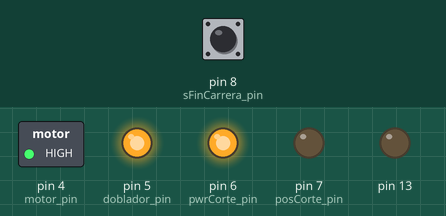
Simulated run of this sketch. Board: Arduino Uno, built with avr-gcc and run on an emulated ATmega328P. On the bench: switched loads named in the sketch (green lamp = pin HIGH), output pins drawn as LEDs (lit = HIGH). The test bench sets the inputs (shaded band); at power-on: pin 8 (sFinCarrera_pin) HIGH.

Above: at 0.1 s.
At 30.1 s:
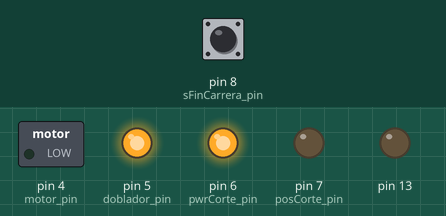
At 36.6 s:
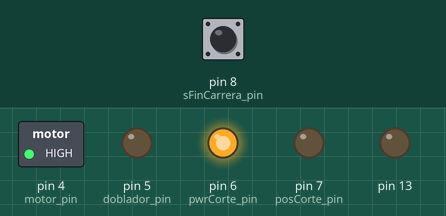
Timing chart, 0 to 38.1 s (numbered marks = the images above):
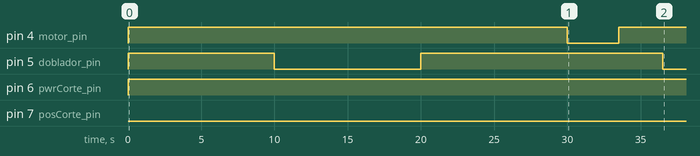

The sketch:

ProyectoSilvana2.ino
```cpp
#define emergencia_pin 2
#define btnInicio_pin 3

//Entrada
#define motor_pin 4
#define doblador_pin 5
#define pwrCorte_pin 6
#define posCorte_pin 7

//Salida
#define sFinCarrera_pin 8

//Casos
#define c_PuntoInicial 0
#define c_AltoTotal 0
#define c_RetornaDoblez 0
#define c_SubeCortadoraOFF 0

#define c_IniciaMotor 1
#define c_IniciaDoblez 2
#define c_InicaCortadora 3
#define c_BajaCortadora 4
#define c_ApagaCortadoraDOWN 5

#define OFF HIGH
#define ON LOW

#define UP LOW
#define DOWN HIGH


bool motor, doblador, pwrCorte, posCorte, sFinCarrera, emergencia, btnInicio;
bool LED = false;

void setup() {
  //inicialización
   pinMode(13, OUTPUT);
  digitalWrite(13,LOW);
  pinMode(emergencia_pin, INPUT_PULLUP);
  digitalWrite(emergencia_pin, HIGH);
  //attachInterrupt(digitalPinToInterrupt(emergencia_pin), subEmergencia, FALLING);

  pinMode(motor_pin, OUTPUT);
  pinMode(doblador_pin, OUTPUT);
  pinMode(pwrCorte_pin, OUTPUT);
  pinMode(posCorte_pin, OUTPUT);

  pinMode(sFinCarrera_pin, INPUT_PULLUP);
  digitalWrite(sFinCarrera_pin, OFF);

  motor = OFF;
  doblador = OFF;
  pwrCorte = OFF;
  posCorte = UP;

  sFinCarrera = digitalRead(sFinCarrera_pin);

}
#define time_constant 10000
#define time_motor 3500
void loop() {

  // put your main code here, to run repeatedly:
  caso(c_AltoTotal);
  delay(time_constant);
  caso(c_IniciaDoblez);
  delay(time_constant);
  caso(c_RetornaDoblez);
  delay(time_constant);
  caso(c_IniciaMotor);
  delay(time_motor);
  /*  while (sFinCarrera == OFF) {  sFinCarrera = digitalRead(sFinCarrera_pin);}  */
  sFinCarrera = OFF;
  caso(c_AltoTotal);
  delay(3000);
  caso(c_IniciaDoblez);
  delay(time_constant);
  caso(c_RetornaDoblez);
  delay(time_constant);
  caso(c_InicaCortadora);
  delay(time_constant);
  caso(c_BajaCortadora);
  delay(time_constant);
  caso(c_ApagaCortadoraDOWN);
  delay(time_constant);
  caso(c_SubeCortadoraOFF);
  delay(time_constant);
  caso(c_IniciaMotor);
  delay(time_motor);
  /*  while (sFinCarrera == OFF) {  sFinCarrera = digitalRead(sFinCarrera_pin);}  */
  sFinCarrera = OFF;
  caso(c_IniciaDoblez);
  delay(time_constant);
  caso(c_RetornaDoblez);
  delay(time_constant);
  caso(c_IniciaMotor);
  delay(time_motor);
  /*  while (sFinCarrera == OFF) {  sFinCarrera = digitalRead(sFinCarrera_pin);}  */
  sFinCarrera = OFF;
  caso(c_IniciaDoblez);
  delay(time_constant);
  caso(c_RetornaDoblez);
  delay(time_constant);
  caso(c_AltoTotal);
  delay(time_constant);


  while (1) {
        digitalWrite(13, !LED);};

}

void subEmergencia() {
  caso(c_AltoTotal);

  pinMode(13, OUTPUT);

  while (1) {
    digitalWrite(13, !LED);
    LED = !LED;
    delay(30000);
  }
}

void caso(int valor) {
  switch (valor) {
    case 0: // c_AltoTotal c_RetornaDoblez c_SubeCortadoraOFF
      motor = OFF;
      doblador = OFF;
      pwrCorte = OFF;
      posCorte = UP;
      break;
    case 1: // c_IniciaMotor
      motor = ON;
      doblador = OFF;
      pwrCorte = OFF;
      posCorte = UP;
      break;
    case 2: // c_IniciaDoblez
      motor = OFF;
      doblador = ON;
      pwrCorte = OFF;
      posCorte = UP;
      break;
    case 3: // c_InicaCortadora
      motor = OFF;
      doblador = OFF;
      pwrCorte = ON;
      posCorte = UP;
      break;
    case 4: // c_BajaCortadora
      motor = OFF;
      doblador = OFF;
      pwrCorte = ON;
      posCorte = DOWN;
      break;
    case 5: // c_ApagaCortadoraDOWN
      motor = OFF;
      doblador = OFF;
      pwrCorte = OFF;
      posCorte = DOWN;
      break;
  }
  digitalWrite(motor_pin, motor);
  digitalWrite(doblador_pin, doblador);
  digitalWrite(pwrCorte_pin, pwrCorte);
  digitalWrite(posCorte_pin, posCorte);

}
```

Measured:
- by itself, pin 4 (motor_pin): LOW → HIGH at 0.00 s, → LOW 30.0 s later, → HIGH 3.5 s later
- by itself, pin 5 (doblador_pin): LOW → HIGH at 0.00 s, → LOW 10.0 s later, → HIGH 10.0 s later, → LOW 16.5 s later
- by itself, pin 6 (pwrCorte_pin): LOW → HIGH at 0.00 s
